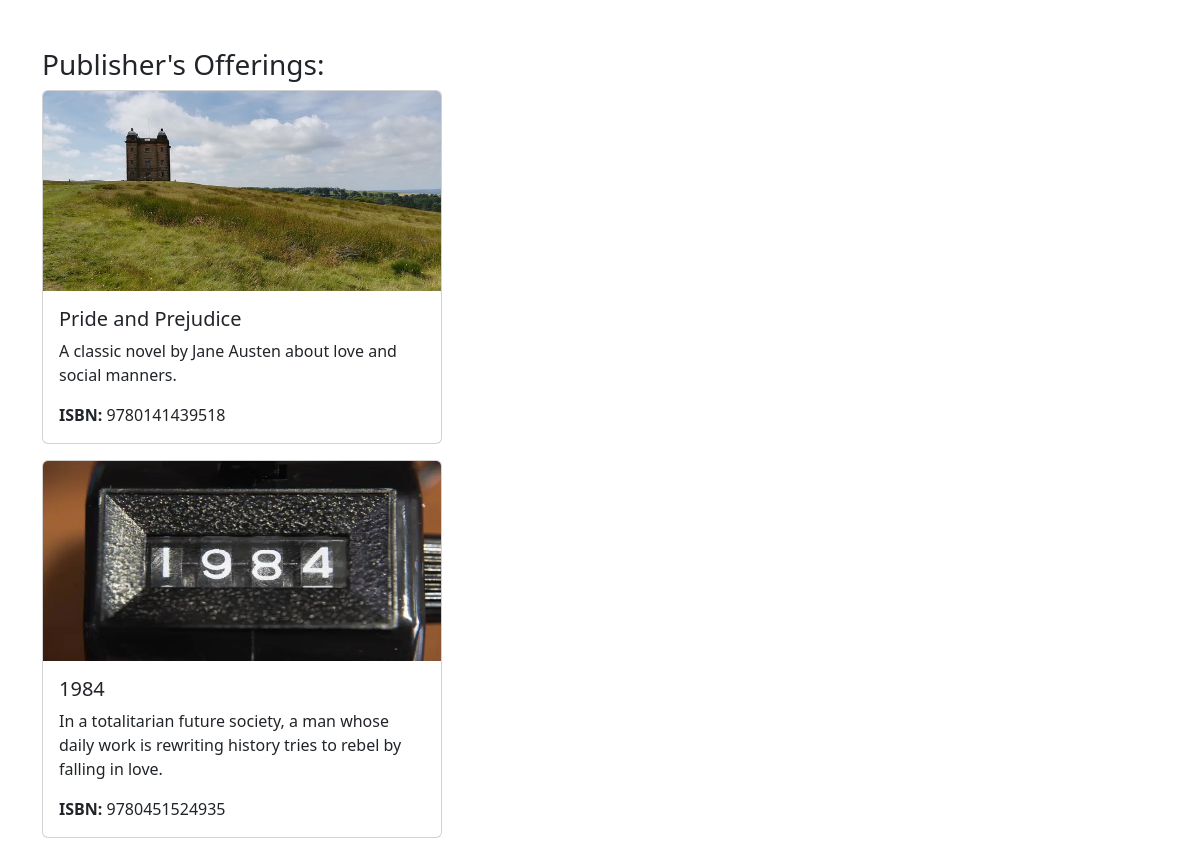
Screenshot of /publisher.php?publisher_name=Penguin Classics with the database file from the repository.
### tables this page shows
CREATE TABLE `library` (
  `id` int(11) NOT NULL,
  `title` varchar(255) NOT NULL,
  `image` varchar(255) NOT NULL,
  `ISBN` varchar(13) NOT NULL,
  `short_description` varchar(255) NOT NULL,
  `type` enum('book','CD','DVD') DEFAULT NULL,
  `author_first_name` varchar(100) NOT NULL,
  `author_last_name` varchar(100) NOT NULL,
  `publisher_name` varchar(100) NOT NULL,
  `publisher_address` varchar(255) DEFAULT NULL,
  `publish_date` date DEFAULT NULL
);

### publisher.php (the view, shortened to what this page needs)
<!DOCTYPE html>
<html lang="en">
<head>
    <link href="https://cdn.jsdelivr.net/npm/bootstrap@5.3.0/dist/css/bootstrap.min.css" rel="stylesheet">
</head>
<body>
    <div class="container mt-5">
        <h3>Publisher's Offerings: </h3>
        <?php
        if (isset($_GET["publisher_name"])) {
            $servername = "localhost";
            $username = "root";
            $password = "";
            $dbname = "be19_cr4_leonasako_biglibrary";
            $conn = new mysqli($servername, $username, $password, $dbname);
            $publisher_name = $_GET["publisher_name"];
            $sql = "SELECT * FROM library WHERE publisher_name = ?";
            $stmt = $conn->prepare($sql);
            $stmt->bind_param("s", $publisher_name);
            $stmt->execute();
            $result = $stmt->get_result();
            if ($result->num_rows > 0)
            {
                while ($row = $result->fetch_assoc()) {
        ?>
                    <div class="card mb-3" style="max-width: 400px;">
                        <img src="<?php echo "images/" . $row["image"]; ?>" class="card-img-top" alt="<?php echo $row["title"]; ?>" style="width: 100%; height: 200px;">
                        <div class="card-body">
                            <h5 class="card-title"><?php echo $row["title"]; ?></h5>
                            <p class="card-text" style="word-wrap: break-word;"><?php echo $row["short_description"]; ?></p>
                            <p class="card-text"><strong>ISBN:</strong> <?php echo $row["ISBN"]; ?></p>
                        </div>
                    </div>
        <?php
                }
            } else {
                echo "No books/CD/DVD found for the publisher.";
            }
        } else {
            echo "Invalid request.";
        }
        ?>
    </div>
</body>
</html>

### rows the page displays
library: image (picture), title "Pride and Prejudice", short_description "A classic novel by Jane Austen about love and social manners.", ISBN "9780141439518"
library: image (picture), title "1984", short_description "In a totalitarian future society, a man whose daily work is rewriting history tries to rebel by falling in love.", ISBN "9780451524935"
